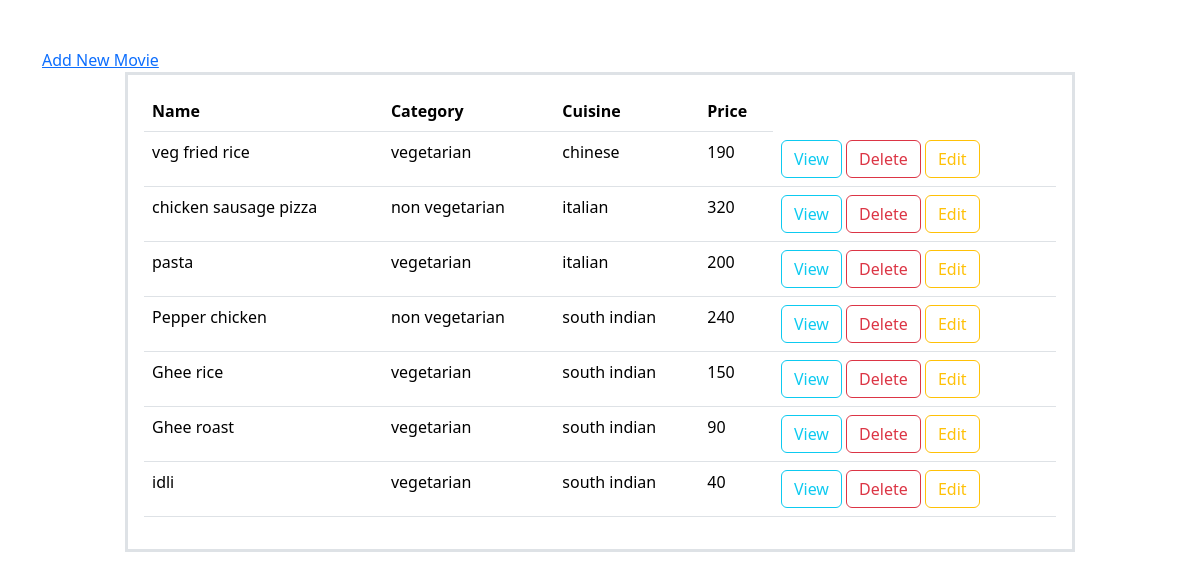
The app's page /foods/all/ with its own data.
### foodbook/models.py (models this page shows, shortened)
class Food(models.Model):
    name=models.CharField(max_length=200,unique=True)
    category=models.CharField(max_length=200)
    cuisine=models.CharField(max_length=200)
    price=models.PositiveBigIntegerField()

### foodbook/views.py (the view)
# urls.py: path("foods/all/",views.FoodListView.as_view(),name="food-list"),
class FoodListView(View):
    def get(self,request,*args,**kwargs):
        qs=Food.objects.all()
        return render(request,"food_list.html",{"data":qs})

### foodbook/templates/food_list.html (shortened to what this page needs)
<!DOCTYPE html>
<html lang="en">
<head>
    <link href="https://cdn.jsdelivr.net/npm/bootstrap@5.3.2/dist/css/bootstrap.min.css" rel="stylesheet">
</head>
<body>
    <div class="container mt-5">
        <div class="row">
            <a href="{%url 'food-add'%}">Add New Movie</a>
        </div>
        <div class="row">
            <div class="col-1"></div>
            <div class="col-10 p-3 border border-3">
                <table class="table">
                    <tr>
                        <th>Name</th>
                        <th>Category</th>
                        <th>Cuisine</th>
                        <th>Price</th>
                    </tr>
                    {%for f in data%}
                    <tr>
                        <td>{{f.name}}</td>
                        <td>{{f.category}}</td>
                        <td>{{f.cuisine}}</td>
                        <td>{{f.price}}</td>
                        <td>
                            <a href="{%url 'food-detail' f.id%}" class="btn btn-outline-info">View</a>
                            <a href="{%url 'food-delete' f.id%}" class="btn btn-outline-danger">Delete</a>
                            <a href="{%url 'food-edit' f.id%}" class="btn btn-outline-warning">Edit</a>
                        </td>
                    </tr>
                    {%endfor%}
                </table>
            </div>
            <div class="col-1"></div>
        </div>
    </div>
</body>
</html>

### records on screen
Food: name "veg fried rice", category "vegetarian", cuisine "chinese", price "190"
Food: name "chicken sausage pizza", category "non vegetarian", cuisine "italian", price "320"
Food: name "pasta", category "vegetarian", cuisine "italian", price "200"
Food: name "Pepper chicken", category "non vegetarian", cuisine "south indian", price "240"
Food: name "Ghee rice", category "vegetarian", cuisine "south indian", price "150"
Food: name "Ghee roast", category "vegetarian", cuisine "south indian", price "90"
Food: name "idli", category "vegetarian", cuisine "south indian", price "40"
